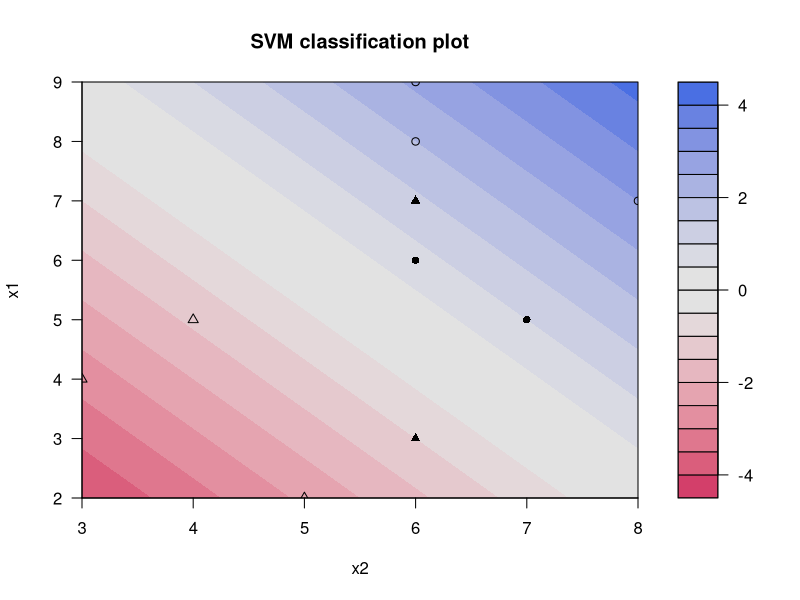

This figure's R source:
# ch09_ex02_linear_inseparable.R
# ch9.2 linear SVM - inseparable

# ex9.2

# load package
library(kernlab)

# load data
dat <- read.csv("data/ch9_dat2.csv")
dat$class <- factor(dat$class)
dat

# SVM training
model <- ksvm(
  class ~ x1 + x2,
  data = dat,
  scaled = FALSE,
  kernel = "vanilladot",
  C = 1
)

# support vectors
model@alphaindex[[1]]

# alpha values for support vectors
model@alpha[[1]]

# objective value
# note that we placed minus(-) sign
-model@obj

# hyperplane coefficient vector w and intercept b
w <- model@coef[[1]] %*% model@xmatrix[[1]]
w

# hyperplane's intercept b
# Note that we placed minus(-) sign
-model@b

# misclassified objects
which(model@ymatrix != as.integer(model@fitted))

# visualize
plot(model, data = dat)



# Try with C = 1, C = 5 and C = 100
Cs <- c(1, 5, 100)
models <- vector("list", length = length(Cs))

for (i in seq_along(Cs)) {
  message(paste0("-------\nC = ", Cs[i], "\n-------"))

  # SVM with 2nd order polynomial kernel
  models[[i]] <- ksvm(
    class ~ x1 + x2,
    data = dat,
    scaled = FALSE,
    kernel = "vanilladot",
    C = Cs[i]
  )

  # support vectors
  message("Support vectors:")
  print(models[[i]]@alphaindex[[1]])

  # alpha values for support vectors
  message("Alpha values for support vectors:")
  print(round(models[[i]]@alpha[[1]], 4))

  # objective value
  # note that we placed minus(-) sign
  message("Objective value:")
  print(-models[[i]]@obj)

  # hyperplane coefficient vector w and intercept b
  message("Hyperplane coefficients (w):")
  w <- models[[i]]@coef[[1]] %*% models[[i]]@xmatrix[[1]]
  print(w)

  # hyperplane's intercept b
  # Note that we placed minus(-) sign
  message("Hyperplane intercept (b):")
  print(-models[[i]]@b)

  # misclassified objects
  message("Misclassified instances:")
  print(which(models[[i]]@ymatrix != as.integer(models[[i]]@fitted)))
}
